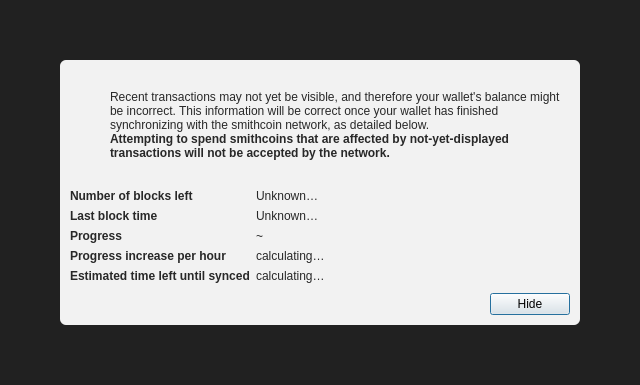
<?xml version="1.0" encoding="UTF-8"?>
<ui version="4.0">
 <class>ModalOverlay</class>
 <widget class="QWidget" name="ModalOverlay">
  <property name="geometry">
   <rect>
    <x>0</x>
    <y>0</y>
    <width>640</width>
    <height>385</height>
   </rect>
  </property>
  <property name="windowTitle">
   <string>Form</string>
  </property>
  <layout class="QVBoxLayout" name="verticalLayout" stretch="0">
   <property name="sizeConstraint">
    <enum>QLayout::SetDefaultConstraint</enum>
   </property>
   <property name="leftMargin">
    <number>0</number>
   </property>
   <property name="topMargin">
    <number>0</number>
   </property>
   <property name="rightMargin">
    <number>0</number>
   </property>
   <property name="bottomMargin">
    <number>0</number>
   </property>
   <item>
    <widget class="QWidget" name="bgWidget" native="true">
     <property name="styleSheet">
      <string notr="true">#bgWidget { background: rgba(0,0,0,220); }</string>
     </property>
     <layout class="QVBoxLayout" name="verticalLayoutMain" stretch="1">
      <property name="leftMargin">
       <number>60</number>
      </property>
      <property name="topMargin">
       <number>60</number>
      </property>
      <property name="rightMargin">
       <number>60</number>
      </property>
      <property name="bottomMargin">
       <number>60</number>
      </property>
      <item>
       <widget class="QWidget" name="contentWidget" native="true">
        <property name="styleSheet">
         <string notr="true">#contentWidget { background: rgba(255,255,255,240); border-radius: 6px; }

QLabel { color: rgb(40,40,40);  }</string>
        </property>
        <layout class="QVBoxLayout" name="verticalLayoutSub" stretch="1,0,0,0">
         <property name="spacing">
          <number>0</number>
         </property>
         <property name="leftMargin">
          <number>10</number>
         </property>
         <property name="topMargin">
          <number>10</number>
         </property>
         <property name="rightMargin">
          <number>10</number>
         </property>
         <property name="bottomMargin">
          <number>10</number>
         </property>
         <item>
          <layout class="QHBoxLayout" name="horizontalLayoutIconText" stretch="0,1">
           <property name="topMargin">
            <number>20</number>
           </property>
           <item>
            <layout class="QVBoxLayout" name="verticalLayoutIcon">
             <property name="leftMargin">
              <number>0</number>
             </property>
             <item>
              <widget class="QPushButton" name="warningIcon">
               <property name="enabled">
                <bool>false</bool>
               </property>
               <property name="text">
                <string/>
               </property>
               <property name="icon">
                <iconset>
                 <normaloff>:/icons/warning</normaloff>
                 <disabledoff>:/icons/warning</disabledoff>:/icons/warning</iconset>
               </property>
               <property name="iconSize">
                <size>
                 <width>48</width>
                 <height>48</height>
                </size>
               </property>
               <property name="flat">
                <bool>true</bool>
               </property>
              </widget>
             </item>
             <item>
              <spacer name="verticalSpacerWarningIcon">
               <property name="orientation">
                <enum>Qt::Vertical</enum>
               </property>
               <property name="sizeHint" stdset="0">
                <size>
                 <width>20</width>
                 <height>40</height>
                </size>
               </property>
              </spacer>
             </item>
            </layout>
           </item>
           <item>
            <layout class="QVBoxLayout" name="verticalLayoutInfoText">
             <property name="leftMargin">
              <number>0</number>
             </property>
             <property name="topMargin">
              <number>0</number>
             </property>
             <item>
              <widget class="QLabel" name="infoText">
               <property name="text">
                <string>Recent transactions may not yet be visible, and therefore your wallet's balance might be incorrect. This information will be correct once your wallet has finished synchronizing with the smithcoin network, as detailed below.</string>
               </property>
               <property name="textFormat">
                <enum>Qt::RichText</enum>
               </property>
               <property name="wordWrap">
                <bool>true</bool>
               </property>
              </widget>
             </item>
             <item>
              <widget class="QLabel" name="infoTextStrong">
               <property name="font">
                <font>
                 <weight>75</weight>
                 <bold>true</bold>
                </font>
               </property>
               <property name="text">
                <string>Attempting to spend smithcoins that are affected by not-yet-displayed transactions will not be accepted by the network.</string>
               </property>
               <property name="textFormat">
                <enum>Qt::RichText</enum>
               </property>
               <property name="wordWrap">
                <bool>true</bool>
               </property>
              </widget>
             </item>
             <item>
              <spacer name="verticalSpacerInTextSpace">
               <property name="orientation">
                <enum>Qt::Vertical</enum>
               </property>
               <property name="sizeHint" stdset="0">
                <size>
                 <width>20</width>
                 <height>40</height>
                </size>
               </property>
              </spacer>
             </item>
            </layout>
           </item>
          </layout>
         </item>
         <item>
          <spacer name="verticalSpacerAfterText">
           <property name="orientation">
            <enum>Qt::Vertical</enum>
           </property>
           <property name="sizeHint" stdset="0">
            <size>
             <width>20</width>
             <height>40</height>
            </size>
           </property>
          </spacer>
         </item>
         <item>
          <layout class="QFormLayout" name="formLayout">
           <property name="fieldGrowthPolicy">
            <enum>QFormLayout::FieldsStayAtSizeHint</enum>
           </property>
           <property name="horizontalSpacing">
            <number>6</number>
           </property>
           <property name="verticalSpacing">
            <number>6</number>
           </property>
           <property name="topMargin">
            <number>10</number>
           </property>
           <item row="0" column="0">
            <widget class="QLabel" name="labelNumberOfBlocksLeft">
             <property name="font">
              <font>
               <weight>75</weight>
               <bold>true</bold>
              </font>
             </property>
             <property name="text">
              <string>Number of blocks left</string>
             </property>
            </widget>
           </item>
           <item row="0" column="1">
            <widget class="QLabel" name="numberOfBlocksLeft">
             <property name="text">
              <string>Unknown…</string>
             </property>
            </widget>
           </item>
           <item row="1" column="0">
            <widget class="QLabel" name="labelLastBlockTime">
             <property name="font">
              <font>
               <weight>75</weight>
               <bold>true</bold>
              </font>
             </property>
             <property name="text">
              <string>Last block time</string>
             </property>
            </widget>
           </item>
           <item row="1" column="1">
            <widget class="QLabel" name="newestBlockDate">
             <property name="sizePolicy">
              <sizepolicy hsizetype="Maximum" vsizetype="Preferred">
               <horstretch>0</horstretch>
               <verstretch>0</verstretch>
              </sizepolicy>
             </property>
             <property name="text">
              <string>Unknown…</string>
             </property>
            </widget>
           </item>
           <item row="2" column="0">
            <widget class="QLabel" name="labelSyncDone">
             <property name="font">
              <font>
               <weight>75</weight>
               <bold>true</bold>
              </font>
             </property>
             <property name="text">
              <string>Progress</string>
             </property>
            </widget>
           </item>
           <item row="2" column="1">
            <layout class="QHBoxLayout" name="horizontalLayoutSync" stretch="0,1">
             <item>
              <widget class="QLabel" name="percentageProgress">
               <property name="text">
                <string notr="true">~</string>
               </property>
              </widget>
             </item>
            </layout>
           </item>
           <item row="4" column="0">
            <widget class="QLabel" name="labelProgressIncrease">
             <property name="font">
              <font>
               <weight>75</weight>
               <bold>true</bold>
              </font>
             </property>
             <property name="text">
              <string>Progress increase per hour</string>
             </property>
            </widget>
           </item>
           <item row="4" column="1">
            <widget class="QLabel" name="progressIncreasePerH">
             <property name="text">
              <string>calculating…</string>
             </property>
            </widget>
           </item>
           <item row="5" column="0">
            <widget class="QLabel" name="labelEstimatedTimeLeft">
             <property name="font">
              <font>
               <weight>75</weight>
               <bold>true</bold>
              </font>
             </property>
             <property name="text">
              <string>Estimated time left until synced</string>
             </property>
            </widget>
           </item>
           <item row="5" column="1">
            <widget class="QLabel" name="expectedTimeLeft">
             <property name="text">
              <string>calculating…</string>
             </property>
            </widget>
           </item>
          </layout>
         </item>
         <item>
          <layout class="QHBoxLayout" name="horizontalLayoutButtons">
           <property name="leftMargin">
            <number>10</number>
           </property>
           <property name="topMargin">
            <number>10</number>
           </property>
           <item>
            <spacer name="horizontalSpacer">
             <property name="orientation">
              <enum>Qt::Horizontal</enum>
             </property>
             <property name="sizeHint" stdset="0">
              <size>
               <width>40</width>
               <height>20</height>
              </size>
             </property>
            </spacer>
           </item>
           <item>
            <widget class="QPushButton" name="closeButton">
             <property name="text">
              <string>Hide</string>
             </property>
             <property name="shortcut">
              <string>Esc</string>
             </property>
             <property name="focusPolicy">
              <enum>Qt::StrongFocus</enum>
             </property>
             <property name="default">
              <bool>true</bool>
             </property>
            </widget>
           </item>
          </layout>
         </item>
        </layout>
       </widget>
      </item>
     </layout>
    </widget>
   </item>
  </layout>
 </widget>
 <resources/>
 <connections/>
</ui>
